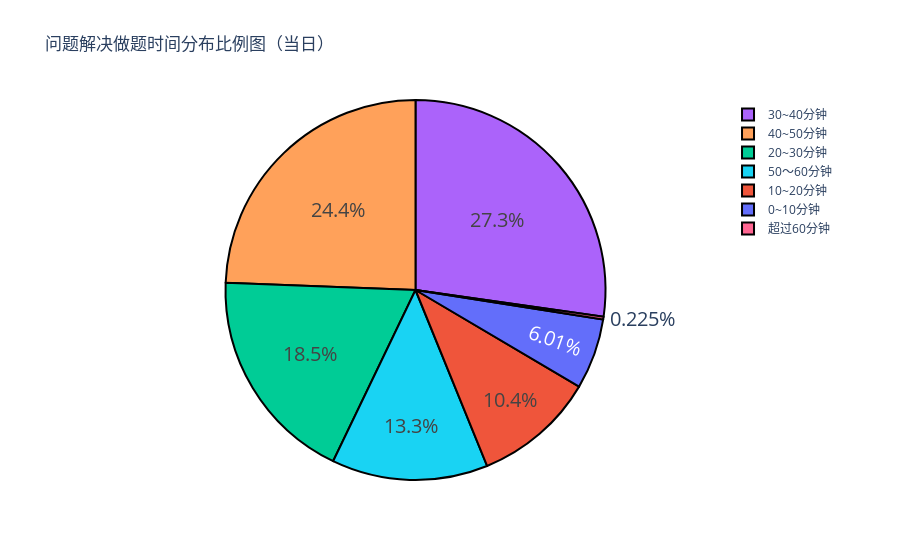

The notebook cell this image was saved under:
### Code cell
import plotly as py
import plotly.graph_objs as go
pyplt=py.offline.plot
labels=['0~10分钟','10~20分钟','20~30分钟','30~40分钟','40~50分钟', '50～60分钟', '超过60分钟']
values=x2_list
trace=[go.Pie(labels=labels,values=values)]
layout=go.Layout(
    title='问题解决做题时间分布比例图（当日）'
)
fig=go.Figure(data=trace,layout=layout)
fig.update_traces(hoverinfo='label+percent',
#  textinfo='value', 
 textfont_size=20, marker=dict(colors=plotly.colors.qualitative.Plotly[0:7], line=dict(color='#000000', width=2)))
pyplt(fig,filename='plot/问题解决时间分布饼图.html')
offline.iplot(fig)

### Figure 1 — Plotly figure (JSON) as saved in the notebook; plotly's stock layout.template omitted (floating-point values rounded to 4 significant figures)
{"data": [{"hoverinfo": "label+percent", "labels": ["0~10分钟", "10~20分钟", "20~30分钟", "30~40分钟", "40~50分钟", "50～60分钟", "超过60分钟"], "marker": {"colors": ["#636EFA", "#EF553B", "#00CC96", "#AB63FA", "#FFA15A", "#19D3F3", "#FF6692"], "line": {"color": "#000000", "width": 2}}, "textfont": {"size": 20}, "type": "pie", "values": [267, 460, 820, 1210, 1083, 590, 10]}], "layout": {"title": {"text": "问题解决做题时间分布比例图（当日）"}}}
